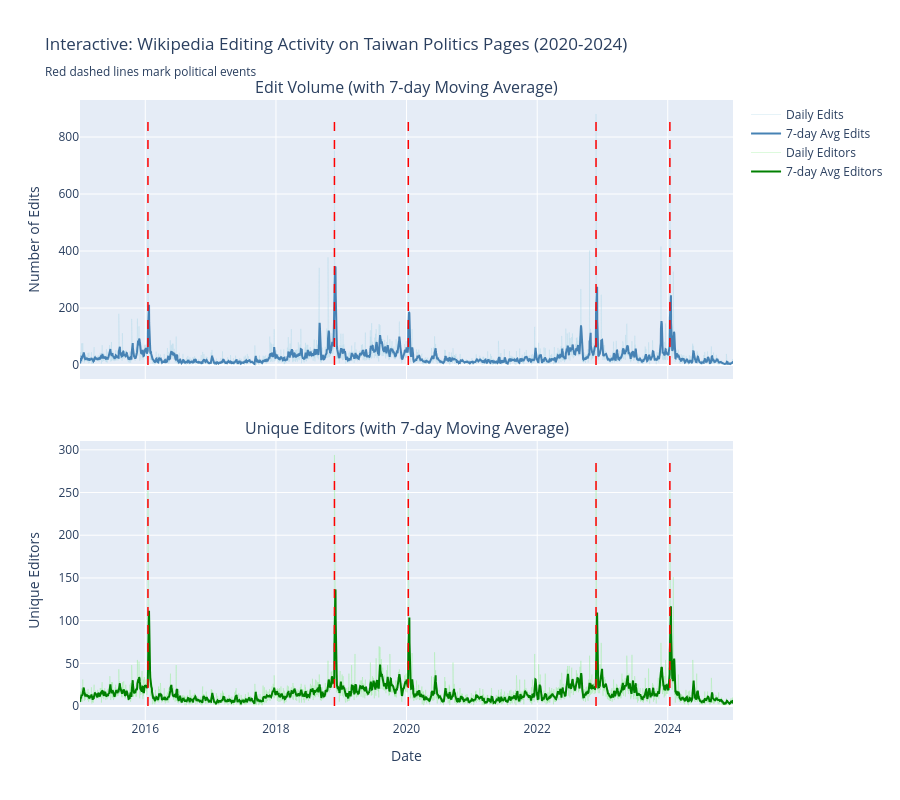

The notebook cell this image was saved under:
### Markdown cell above
### 2b. Interactive Time Series

Interactive version (requires plotly).

### Code cell
# Interactive plot with Plotly (install with: conda install plotly)
try:
    import plotly.graph_objects as go
    from plotly.subplots import make_subplots
    
    # Create figure with subplots
    fig = make_subplots(
        rows=2, cols=1,
        shared_xaxes=True,
        subplot_titles=('Edit Volume (with 7-day Moving Average)', 'Unique Editors (with 7-day Moving Average)'),
        vertical_spacing=0.1
    )
    
    # Add edit traces
    fig.add_trace(
        go.Scatter(x=daily_aggregate['date'], y=daily_aggregate['num_edits'],
                  mode='lines', name='Daily Edits', 
                  line=dict(color='lightblue', width=1), opacity=0.3),
        row=1, col=1
    )
    fig.add_trace(
        go.Scatter(x=daily_aggregate['date'], y=daily_aggregate['ma7_edits'],
                  mode='lines', name='7-day Avg Edits',
                  line=dict(color='steelblue', width=2)),
        row=1, col=1
    )
    
    # Add editor traces
    fig.add_trace(
        go.Scatter(x=daily_aggregate['date'], y=daily_aggregate['unique_editors'],
                  mode='lines', name='Daily Editors',
                  line=dict(color='lightgreen', width=1), opacity=0.3),
        row=2, col=1
    )
    fig.add_trace(
        go.Scatter(x=daily_aggregate['date'], y=daily_aggregate['ma7_editors'],
                  mode='lines', name='7-day Avg Editors',
                  line=dict(color='green', width=2)),
        row=2, col=1
    )
    
    # Add event markers using scatter traces (most reliable method)
    for _, event in events.iterrows():
        # Get y-axis ranges
        max_edits = daily_aggregate['num_edits'].max()
        max_editors = daily_aggregate['unique_editors'].max()
        
        # Add vertical line as scatter trace for edits plot
        fig.add_trace(
            go.Scatter(
                x=[event['date'], event['date']],
                y=[0, max_edits],
                mode='lines',
                line=dict(color='red', width=1.5, dash='dash'),
                showlegend=False,
                hoverinfo='skip'
            ),
            row=1, col=1
        )
        
        # Add vertical line for editors plot
        fig.add_trace(
            go.Scatter(
                x=[event['date'], event['date']],
                y=[0, max_editors],
                mode='lines',
                line=dict(color='red', width=1.5, dash='dash'),
                showlegend=False,
                hoverinfo='skip'
            ),
            row=2, col=1
        )
    
    # Update layout
    fig.update_layout(
        height=800,
        title_text="Interactive: Wikipedia Editing Activity on Taiwan Politics Pages (2020-2024)<br><sub>Red dashed lines mark political events</sub>",
        hovermode='x unified',
        showlegend=True
    )
    
    fig.update_xaxes(title_text="Date", row=2, col=1)
    fig.update_yaxes(title_text="Number of Edits", row=1, col=1)
    fig.update_yaxes(title_text="Unique Editors", row=2, col=1)
    
    # Show interactive plot
    fig.show()
    
    print("Note: Red dashed lines mark political events")
    
except ImportError:
    print("Plotly not installed. To use interactive plots, run: conda install plotly")
except Exception as e:
    print(f"Error creating interactive plot: {e}")

### Figure 1 — Plotly figure (JSON) as saved in the notebook; plotly's stock layout.template omitted (floating-point values rounded to 4 significant figures; data arrays with more than 128 entries replaced by an {"elided": "..."} marker saying what was removed)
{"data": [{"line": {"color": "lightblue", "width": 1}, "mode": "lines", "name": "Daily Edits", "opacity": 0.3, "type": "scatter", "x": {"elided": "3635 str values"}, "xaxis": "x", "y": {"elided": "3635 int values"}, "yaxis": "y"}, {"line": {"color": "steelblue", "width": 2}, "mode": "lines", "name": "7-day Avg Edits", "type": "scatter", "x": {"elided": "3635 str values"}, "xaxis": "x", "y": {"elided": "3635 float values"}, "yaxis": "y"}, {"line": {"color": "lightgreen", "width": 1}, "mode": "lines", "name": "Daily Editors", "opacity": 0.3, "type": "scatter", "x": {"elided": "3635 str values"}, "xaxis": "x2", "y": {"elided": "3635 int values"}, "yaxis": "y2"}, {"line": {"color": "green", "width": 2}, "mode": "lines", "name": "7-day Avg Editors", "type": "scatter", "x": {"elided": "3635 str values"}, "xaxis": "x2", "y": {"elided": "3635 float values"}, "yaxis": "y2"}, {"hoverinfo": "skip", "line": {"color": "red", "dash": "dash", "width": 1.5}, "mode": "lines", "showlegend": false, "type": "scatter", "x": ["2016-01-16T00:00:00", "2016-01-16T00:00:00"], "xaxis": "x", "y": [0, 881], "yaxis": "y"}, {"hoverinfo": "skip", "line": {"color": "red", "dash": "dash", "width": 1.5}, "mode": "lines", "showlegend": false, "type": "scatter", "x": ["2016-01-16T00:00:00", "2016-01-16T00:00:00"], "xaxis": "x2", "y": [0, 294], "yaxis": "y2"}, {"hoverinfo": "skip", "line": {"color": "red", "dash": "dash", "width": 1.5}, "mode": "lines", "showlegend": false, "type": "scatter", "x": ["2018-11-24T00:00:00", "2018-11-24T00:00:00"], "xaxis": "x", "y": [0, 881], "yaxis": "y"}, {"hoverinfo": "skip", "line": {"color": "red", "dash": "dash", "width": 1.5}, "mode": "lines", "showlegend": false, "type": "scatter", "x": ["2018-11-24T00:00:00", "2018-11-24T00:00:00"], "xaxis": "x2", "y": [0, 294], "yaxis": "y2"}, {"hoverinfo": "skip", "line": {"color": "red", "dash": "dash", "width": 1.5}, "mode": "lines", "showlegend": false, "type": "scatter", "x": ["2020-01-11T00:00:00", "2020-01-11T00:00:00"], "xaxis": "x", "y": [0, 881], "yaxis": "y"}, {"hoverinfo": "skip", "line": {"color": "red", "dash": "dash", "width": 1.5}, "mode": "lines", "showlegend": false, "type": "scatter", "x": ["2020-01-11T00:00:00", "2020-01-11T00:00:00"], "xaxis": "x2", "y": [0, 294], "yaxis": "y2"}, {"hoverinfo": "skip", "line": {"color": "red", "dash": "dash", "width": 1.5}, "mode": "lines", "showlegend": false, "type": "scatter", "x": ["2022-11-26T00:00:00", "2022-11-26T00:00:00"], "xaxis": "x", "y": [0, 881], "yaxis": "y"}, {"hoverinfo": "skip", "line": {"color": "red", "dash": "dash", "width": 1.5}, "mode": "lines", "showlegend": false, "type": "scatter", "x": ["2022-11-26T00:00:00", "2022-11-26T00:00:00"], "xaxis": "x2", "y": [0, 294], "yaxis": "y2"}, {"hoverinfo": "skip", "line": {"color": "red", "dash": "dash", "width": 1.5}, "mode": "lines", "showlegend": false, "type": "scatter", "x": ["2024-01-13T00:00:00", "2024-01-13T00:00:00"], "xaxis": "x", "y": [0, 881], "yaxis": "y"}, {"hoverinfo": "skip", "line": {"color": "red", "dash": "dash", "width": 1.5}, "mode": "lines", "showlegend": false, "type": "scatter", "x": ["2024-01-13T00:00:00", "2024-01-13T00:00:00"], "xaxis": "x2", "y": [0, 294], "yaxis": "y2"}], "layout": {"annotations": [{"font": {"size": 16}, "showarrow": false, "text": "Edit Volume (with 7-day Moving Average)", "x": 0.5, "xanchor": "center", "xref": "paper", "y": 1, "yanchor": "bottom", "yref": "paper"}, {"font": {"size": 16}, "showarrow": false, "text": "Unique Editors (with 7-day Moving Average)", "x": 0.5, "xanchor": "center", "xref": "paper", "y": 0.45, "yanchor": "bottom", "yref": "paper"}], "height": 800, "hovermode": "x unified", "showlegend": true, "title": {"text": "Interactive: Wikipedia Editing Activity on Taiwan Politics Pages (2020-2024)<br><sub>Red dashed lines mark political events</sub>"}, "xaxis": {"anchor": "y", "domain": [0, 1], "matches": "x2", "showticklabels": false}, "xaxis2": {"anchor": "y2", "domain": [0, 1], "title": {"text": "Date"}}, "yaxis": {"anchor": "x", "domain": [0.55, 1], "title": {"text": "Number of Edits"}}, "yaxis2": {"anchor": "x2", "domain": [0, 0.45], "title": {"text": "Unique Editors"}}}}
